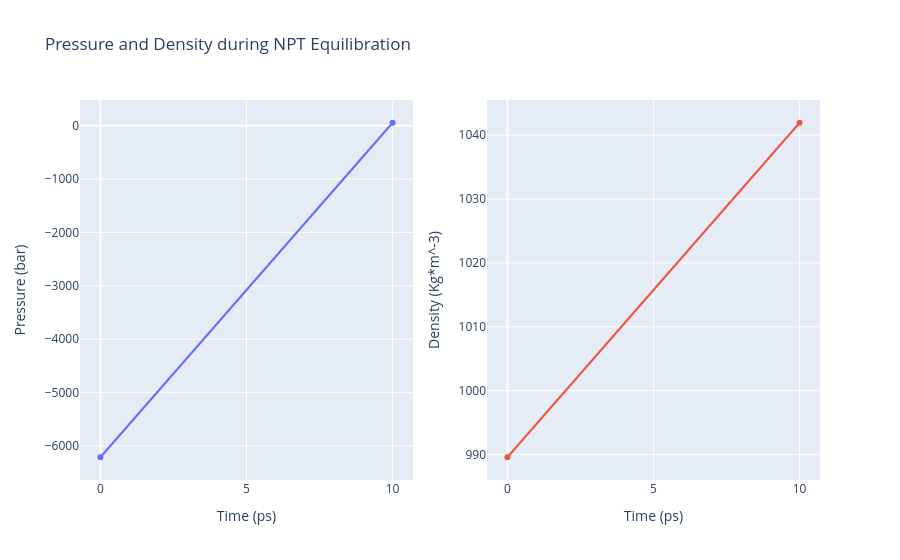

Source (notebook cell):
### Code cell
# Read pressure and density data from file 
with open(output_npt_pd_xvg,'r') as pd_file:
    x,y,z = map(
        list,
        zip(*[
            (float(line.split()[0]),float(line.split()[1]),float(line.split()[2]))
            for line in pd_file 
            if not line.startswith(("#","@")) 
        ])
    )

plotly.offline.init_notebook_mode(connected=True)

trace1 = go.Scatter(
    x=x,y=y
)
trace2 = go.Scatter(
    x=x,y=z
)

fig = subplots.make_subplots(rows=1, cols=2, print_grid=False)

fig.append_trace(trace1, 1, 1)
fig.append_trace(trace2, 1, 2)

fig['layout']['xaxis1'].update(title='Time (ps)')
fig['layout']['xaxis2'].update(title='Time (ps)')
fig['layout']['yaxis1'].update(title='Pressure (bar)')
fig['layout']['yaxis2'].update(title='Density (Kg*m^-3)')

fig['layout'].update(title='Pressure and Density during NPT Equilibration')
fig['layout'].update(showlegend=False)

plotly.offline.iplot(fig)

### Figure 1 — Plotly figure (JSON) as saved in the notebook; plotly's stock layout.template omitted (floating-point values rounded to 4 significant figures)
{"data": [{"type": "scatter", "x": [0, 10], "xaxis": "x", "y": [-6210.0, 54.11], "yaxis": "y"}, {"type": "scatter", "x": [0, 10], "xaxis": "x2", "y": [989.6, 1042.0], "yaxis": "y2"}], "layout": {"showlegend": false, "title": {"text": "Pressure and Density during NPT Equilibration"}, "xaxis": {"anchor": "y", "domain": [0, 0.45], "title": {"text": "Time (ps)"}}, "xaxis2": {"anchor": "y2", "domain": [0.55, 1], "title": {"text": "Time (ps)"}}, "yaxis": {"anchor": "x", "domain": [0, 1], "title": {"text": "Pressure (bar)"}}, "yaxis2": {"anchor": "x2", "domain": [0, 1], "title": {"text": "Density (Kg*m^-3)"}}}}
